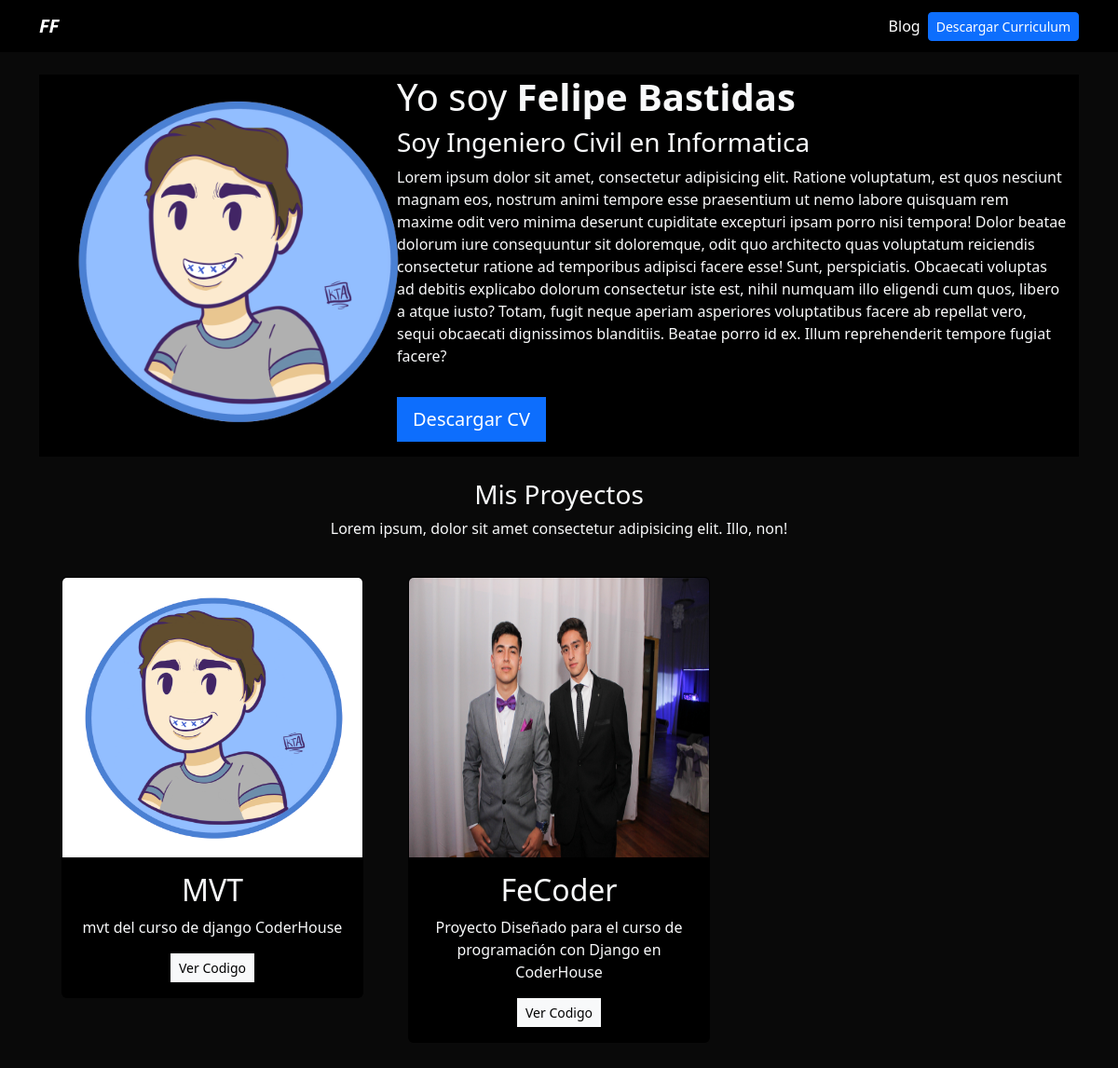
The page / on the database its author committed.
### proyectos/models.py (models this page shows, shortened)
class Proyecto(models.Model):
    titulo = models.CharField(max_length=200)
    descripcion = models.TextField()
    fecha = models.DateField(auto_now_add=True)
    imagen = models.ImageField(upload_to="proyectos/imagenes/")
    link = models.URLField(blank=True)

### proyectos/views.py (the view)
# urls.py: path('', inicio, name='inicio'),
def inicio(request):
    proyectos = Proyecto.objects.all()
    return render(request, 'inicio.html', {'proyectos': proyectos})

### proyectos/templates/inicio.html
{% extends 'base.html' %}
{% block contenido %}
    {% load static %}
    <header class="row bg-black">
        <div class="col-md-4">
            <img src="{% static 'cv/felipe.png' %}" alt="" width="400px">
        </div>
        <div class="col md-8 my-auto">
            <h1>Yo soy <strong>Felipe Bastidas</strong></h1>
            <h3>Soy Ingeniero Civil en Informatica </h3>
            <p>Lorem ipsum dolor sit amet, consectetur adipisicing elit. Ratione voluptatum, est quos nesciunt magnam eos, nostrum animi tempore esse praesentium ut nemo labore quisquam rem maxime odit vero minima deserunt cupiditate excepturi ipsam porro nisi tempora! Dolor beatae dolorum iure consequuntur sit doloremque, odit quo architecto quas voluptatum reiciendis consectetur ratione ad temporibus adipisci facere esse! Sunt, perspiciatis. Obcaecati voluptas ad debitis explicabo dolorum consectetur iste est, nihil numquam illo eligendi cum quos, libero a atque iusto? Totam, fugit neque aperiam asperiores voluptatibus facere ab repellat vero, sequi obcaecati dignissimos blanditiis. Beatae porro id ex. Illum reprehenderit tempore fugiat facere?</p>
            <a href="{% static 'cv/cv.pdf' %}" class="btn btn-primary btn-lg rounded-0 my-3">Descargar CV</a>
        </div>
    </header>
    <div class="row my-4 text-center">
        <h3>Mis Proyectos</h3>
        <p>Lorem ipsum, dolor sit amet consectetur adipisicing elit. Illo, non!</p>
            {% for i in proyectos %}
                <div class="col-md-4 p-4">
                    <div class="card bg-black card-project">
                        <img class="card-img-top" src="{{i.imagen.url}} " alt="{{i.titulo}}" height="300px"/>
                        <div class="card-body">
                            <h2>{{i.titulo}} </h2>
                            <p>{{i.descripcion}} </p>
                                {% if i.link %}
                                    <a href="{{i.link}}" class="btn btn-light rounded-0 btn-sm" target="_blank">Ver Codigo</a>
                                {% endif %}
                        </div>
                    </div>
                </div>
            {% endfor %}
    </div>
{% endblock contenido %}

### proyectos/templates/base.html (shortened to what this page needs)
{% load static %}
<!DOCTYPE html>
<html lang="en">
<head>
    <link href="https://cdn.jsdelivr.net/npm/bootstrap@5.2.0/dist/css/bootstrap.min.css" rel="stylesheet">
    <link rel="stylesheet" href="https://cdn.jsdelivr.net/npm/bootstrap-icons@1.9.1/font/bootstrap-icons.css">
    <link rel="stylesheet" href="{% static 'estilos.css' %}">
</head>
<body class="text-light">
    {% include 'partials/navbar.html' %}
    <div class="container p-4">
        {% block contenido %}
        {% endblock contenido %}
    </div>
</body>
</html>

### proyectos/templates/partials/navbar.html (shortened to what this page needs)
{% load static %}
<nav class="navbar navbar-expand-lg navbar-dark bg-black">
    <div class="container">
      <a class="navbar-brand fw-bold fst-italic" href="/">FF</a>
      <div class="collapse navbar-collapse" id="navbarSupportedContent">
        <ul class="navbar-nav ms-auto">
          <li class="nav-item">
            <a class="nav-link active" aria-current="page" href="{% url 'blog:posts' %}">Blog</a>
          </li>
          <li class="nav-item d-flex align-items-center">
            <a class="btn btn-primary btn-sm" href="{% static 'cv/cv.pdf' %}" target="_blank">Descargar Curriculum</a>
          </li>
        </ul>
      </div>
    </div>
  </nav>

### proyectos/static/estilos.css (style rules this page uses)
body { background: #090909; }
.bg-black { background: #000; }

### rows shown on the page
Proyecto: imagen (picture), titulo "MVT", descripcion "mvt del curso de django CoderHouse"
Proyecto: imagen (picture), titulo "FeCoder", descripcion "Proyecto Diseñado para el curso de programación con Django en CoderHouse"
